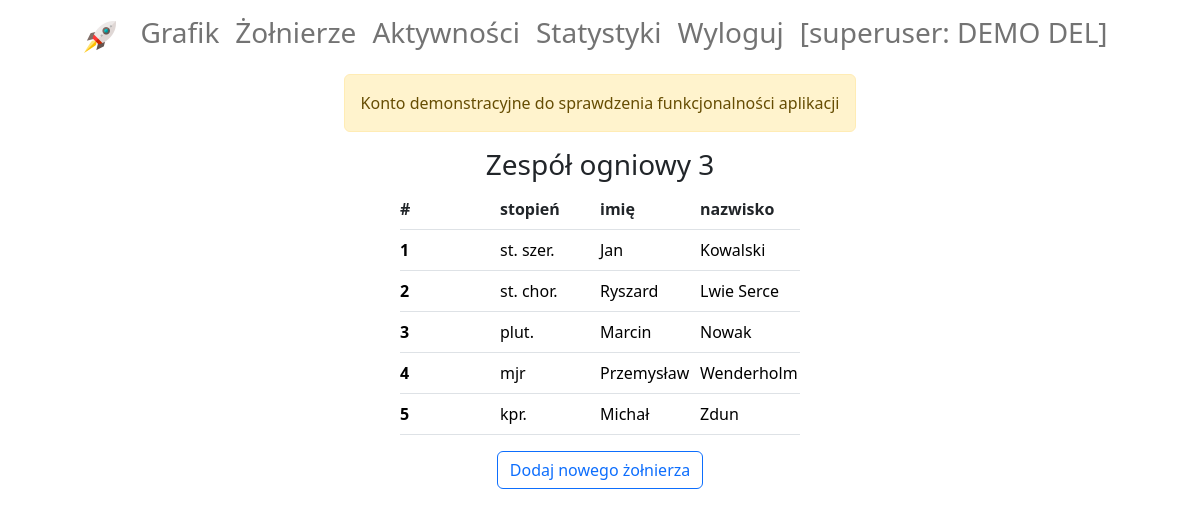
/soldier-list/ (signed in), run on the app's committed database.
### diagram/models.py (models this page shows, shortened)
class User(AbstractUser):
    subdivision = models.ForeignKey('Subdivision', on_delete=models.SET_NULL, null=True, verbose_name='pododdział')

class Subdivision(models.Model):
    name = models.CharField(max_length=30, verbose_name='nazwa', unique=True)
    demo = models.BooleanField(default=False)
    def __str__(self):
        if len(self.name) < 35:
            return self.name
        else:
            return self.name[:30] + '[...]'

class Soldier(models.Model):
    rank = models.CharField(max_length=20, choices=RANKS, verbose_name='stopień')
    first_name = models.CharField(max_length=20, verbose_name='imię')
    last_name = models.CharField(max_length=30, verbose_name='nazwisko')
    subdivision = models.ForeignKey(Subdivision, on_delete=models.SET_NULL, null=True, blank=True,
                                    verbose_name='pododdział')
    demo = models.BooleanField(default=False)

### diagram/views.py (the view)
# urls.py: path('soldier-list/', SoldierList.as_view(), name='soldier-list'),
class SoldierList(LoginRequiredMixin, generic.ListView):
    template_name = 'diagram/soldier_list.html'
    def get_queryset(self):
        return Soldier.objects.filter(subdivision=self.request.user.subdivision).order_by('last_name')

### diagram/templates/diagram/soldier_list.html (shortened to what this page needs)
{% extends 'account/base.html' %}
{% load crispy_forms_filters %}
{% block content %}
    <div class="d-flex flex-column align-items-center">
        <h3>{{ request.user.subdivision }}</h3>
    </div>
    <table class="table">
        <thead>
        <tr class="d-flex justify-content-center">
            <th class="col col-md-1 px-0" scope="col">#</th>
            <th class="col col-md-1 px-0" scope="col">stopień</th>
            <th class="col col-md-1 px-0" scope="col">imię</th>
            <th class="col col-md-1 px-0" scope="col">nazwisko</th>
        </tr>
        </thead>
        <tbody>
        {% for soldier in object_list %}
            <tr class="d-flex justify-content-center">
                <th class="col col-md-1 px-0" scope="row"><a class="text-decoration-none"
                                                        href="{% url 'soldier-detail' soldier.pk %}">{{ forloop.counter }}</a>
                </th>
                <td class="col col-md-1 px-0"><a class="text-decoration-none"
                                            href="{% url 'soldier-detail' soldier.pk %}">{{ soldier.rank }}</a></td>
                <td class="col col-md-1 px-0"><a class="text-decoration-none"
                                            href="{% url 'soldier-detail' soldier.pk %}">{{ soldier.first_name }}</a>
                </td>
                <td class="col col-md-1 px-0"><a class="text-decoration-none"
                                            href="{% url 'soldier-detail' soldier.pk %}">{{ soldier.last_name }}</a>
                </td>
            </tr>
        {% endfor %}
        </tbody>
    </table>
    <div class="d-flex flex-column align-items-center">
        <a class="col" href="{% url 'soldier-create' %}"><button class="btn btn-outline-primary mb-3">Dodaj nowego żołnierza</button></a>
    </div>
{% endblock %}

### diagram/templates/diagram/soldier_list.html (style rules this page uses)
td a { display: block; color: black; }
th a { display: block; color: black; }

### data on the page
User: user.subdivision "Zespół ogniowy 3"
Soldier: rank "st. szer.", first_name "Jan", last_name "Kowalski"
Soldier: rank "st. chor.", first_name "Ryszard", last_name "Lwie Serce"
Soldier: rank "plut.", first_name "Marcin", last_name "Nowak"
Soldier: rank "mjr", first_name "Przemysław", last_name "Wenderholm"
Soldier: rank "kpr.", first_name "Michał", last_name "Zdun"
